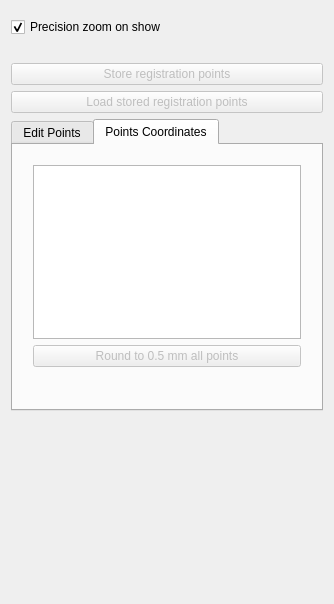
<?xml version="1.0" encoding="UTF-8"?>
<ui version="4.0">
 <class>RegistrationPlanningViewControls</class>
 <widget class="QWidget" name="RegistrationPlanningViewControls">
  <property name="geometry">
   <rect>
    <x>0</x>
    <y>0</y>
    <width>334</width>
    <height>604</height>
   </rect>
  </property>
  <property name="minimumSize">
   <size>
    <width>300</width>
    <height>0</height>
   </size>
  </property>
  <property name="windowTitle">
   <string>Awesome View</string>
  </property>
  <layout class="QVBoxLayout" name="verticalLayout">
   <item>
    <widget class="QWidget" name="widget" native="true">
     <layout class="QHBoxLayout" name="horizontalLayout">
      <property name="leftMargin">
       <number>0</number>
      </property>
      <property name="topMargin">
       <number>0</number>
      </property>
      <property name="rightMargin">
       <number>0</number>
      </property>
      <property name="bottomMargin">
       <number>0</number>
      </property>
     </layout>
    </widget>
   </item>
   <item>
    <widget class="QCheckBox" name="cbPrecZoom">
     <property name="text">
      <string>Precision zoom on show</string>
     </property>
     <property name="checked">
      <bool>true</bool>
     </property>
    </widget>
   </item>
   <item>
    <widget class="QLabel" name="lblError">
     <property name="text">
      <string/>
     </property>
    </widget>
   </item>
   <item>
    <widget class="QPushButton" name="pbStoreCoilPoints">
     <property name="enabled">
      <bool>false</bool>
     </property>
     <property name="text">
      <string>Store registration points</string>
     </property>
    </widget>
   </item>
   <item>
    <widget class="QPushButton" name="pbLoadCoilPoints">
     <property name="enabled">
      <bool>false</bool>
     </property>
     <property name="text">
      <string>Load stored registration points</string>
     </property>
    </widget>
   </item>
   <item>
    <widget class="QTabWidget" name="tabPoints">
     <property name="currentIndex">
      <number>1</number>
     </property>
     <widget class="QWidget" name="tab">
      <attribute name="title">
       <string>Edit Points</string>
      </attribute>
      <layout class="QGridLayout" name="gridLayout">
       <item row="0" column="0">
        <layout class="QVBoxLayout" name="verticalLayout_2">
         <property name="spacing">
          <number>9</number>
         </property>
         <property name="leftMargin">
          <number>9</number>
         </property>
         <property name="topMargin">
          <number>9</number>
         </property>
         <property name="rightMargin">
          <number>9</number>
         </property>
         <property name="bottomMargin">
          <number>9</number>
         </property>
         <item>
          <layout class="QVBoxLayout" name="PointsLayout">
           <property name="spacing">
            <number>3</number>
           </property>
           <property name="leftMargin">
            <number>3</number>
           </property>
           <property name="topMargin">
            <number>3</number>
           </property>
           <property name="rightMargin">
            <number>3</number>
           </property>
           <property name="bottomMargin">
            <number>3</number>
           </property>
           <item>
            <layout class="QHBoxLayout" name="horizontalLayout_2">
             <property name="spacing">
              <number>3</number>
             </property>
             <property name="leftMargin">
              <number>3</number>
             </property>
             <property name="topMargin">
              <number>3</number>
             </property>
             <property name="rightMargin">
              <number>3</number>
             </property>
             <property name="bottomMargin">
              <number>3</number>
             </property>
             <item>
              <widget class="QLabel" name="lblP1">
               <property name="sizePolicy">
                <sizepolicy hsizetype="Minimum" vsizetype="Minimum">
                 <horstretch>0</horstretch>
                 <verstretch>0</verstretch>
                </sizepolicy>
               </property>
               <property name="text">
                <string>Point 1</string>
               </property>
              </widget>
             </item>
             <item>
              <widget class="QPushButton" name="pbSetP1">
               <property name="sizePolicy">
                <sizepolicy hsizetype="Minimum" vsizetype="Minimum">
                 <horstretch>0</horstretch>
                 <verstretch>0</verstretch>
                </sizepolicy>
               </property>
               <property name="minimumSize">
                <size>
                 <width>0</width>
                 <height>0</height>
                </size>
               </property>
               <property name="maximumSize">
                <size>
                 <width>16777215</width>
                 <height>16777215</height>
                </size>
               </property>
               <property name="text">
                <string>Set</string>
               </property>
              </widget>
             </item>
             <item>
              <widget class="QPushButton" name="pbRemoveP1">
               <property name="sizePolicy">
                <sizepolicy hsizetype="Minimum" vsizetype="Minimum">
                 <horstretch>0</horstretch>
                 <verstretch>0</verstretch>
                </sizepolicy>
               </property>
               <property name="minimumSize">
                <size>
                 <width>0</width>
                 <height>0</height>
                </size>
               </property>
               <property name="maximumSize">
                <size>
                 <width>16777215</width>
                 <height>16777215</height>
                </size>
               </property>
               <property name="text">
                <string>Remove</string>
               </property>
              </widget>
             </item>
             <item>
              <widget class="QPushButton" name="pbShowP1">
               <property name="enabled">
                <bool>false</bool>
               </property>
               <property name="sizePolicy">
                <sizepolicy hsizetype="Minimum" vsizetype="Minimum">
                 <horstretch>0</horstretch>
                 <verstretch>0</verstretch>
                </sizepolicy>
               </property>
               <property name="minimumSize">
                <size>
                 <width>0</width>
                 <height>0</height>
                </size>
               </property>
               <property name="maximumSize">
                <size>
                 <width>16777215</width>
                 <height>16777215</height>
                </size>
               </property>
               <property name="text">
                <string>Show</string>
               </property>
              </widget>
             </item>
            </layout>
           </item>
           <item>
            <layout class="QHBoxLayout" name="horizontalLayout_6">
             <property name="spacing">
              <number>3</number>
             </property>
             <property name="leftMargin">
              <number>3</number>
             </property>
             <property name="topMargin">
              <number>3</number>
             </property>
             <property name="rightMargin">
              <number>3</number>
             </property>
             <property name="bottomMargin">
              <number>3</number>
             </property>
             <item>
              <widget class="QLabel" name="lblP2">
               <property name="sizePolicy">
                <sizepolicy hsizetype="Preferred" vsizetype="Minimum">
                 <horstretch>0</horstretch>
                 <verstretch>0</verstretch>
                </sizepolicy>
               </property>
               <property name="text">
                <string>Point 2</string>
               </property>
              </widget>
             </item>
             <item>
              <widget class="QPushButton" name="pbSetP2">
               <property name="sizePolicy">
                <sizepolicy hsizetype="Minimum" vsizetype="Minimum">
                 <horstretch>0</horstretch>
                 <verstretch>0</verstretch>
                </sizepolicy>
               </property>
               <property name="minimumSize">
                <size>
                 <width>0</width>
                 <height>0</height>
                </size>
               </property>
               <property name="maximumSize">
                <size>
                 <width>16777215</width>
                 <height>16777215</height>
                </size>
               </property>
               <property name="text">
                <string>Set</string>
               </property>
              </widget>
             </item>
             <item>
              <widget class="QPushButton" name="pbRemoveP2">
               <property name="sizePolicy">
                <sizepolicy hsizetype="Minimum" vsizetype="Minimum">
                 <horstretch>0</horstretch>
                 <verstretch>0</verstretch>
                </sizepolicy>
               </property>
               <property name="minimumSize">
                <size>
                 <width>0</width>
                 <height>0</height>
                </size>
               </property>
               <property name="maximumSize">
                <size>
                 <width>16777215</width>
                 <height>16777215</height>
                </size>
               </property>
               <property name="text">
                <string>Remove</string>
               </property>
              </widget>
             </item>
             <item>
              <widget class="QPushButton" name="pbShowP2">
               <property name="enabled">
                <bool>false</bool>
               </property>
               <property name="sizePolicy">
                <sizepolicy hsizetype="Minimum" vsizetype="Minimum">
                 <horstretch>0</horstretch>
                 <verstretch>0</verstretch>
                </sizepolicy>
               </property>
               <property name="minimumSize">
                <size>
                 <width>0</width>
                 <height>0</height>
                </size>
               </property>
               <property name="maximumSize">
                <size>
                 <width>16777215</width>
                 <height>16777215</height>
                </size>
               </property>
               <property name="text">
                <string>Show</string>
               </property>
              </widget>
             </item>
            </layout>
           </item>
           <item>
            <layout class="QHBoxLayout" name="horizontalLayout_3">
             <property name="spacing">
              <number>3</number>
             </property>
             <property name="leftMargin">
              <number>3</number>
             </property>
             <property name="topMargin">
              <number>3</number>
             </property>
             <property name="rightMargin">
              <number>3</number>
             </property>
             <property name="bottomMargin">
              <number>3</number>
             </property>
             <item>
              <widget class="QLabel" name="lblP3">
               <property name="sizePolicy">
                <sizepolicy hsizetype="Preferred" vsizetype="Minimum">
                 <horstretch>0</horstretch>
                 <verstretch>0</verstretch>
                </sizepolicy>
               </property>
               <property name="text">
                <string>Point 3</string>
               </property>
              </widget>
             </item>
             <item>
              <widget class="QPushButton" name="pbSetP3">
               <property name="sizePolicy">
                <sizepolicy hsizetype="Minimum" vsizetype="Minimum">
                 <horstretch>0</horstretch>
                 <verstretch>0</verstretch>
                </sizepolicy>
               </property>
               <property name="minimumSize">
                <size>
                 <width>0</width>
                 <height>0</height>
                </size>
               </property>
               <property name="maximumSize">
                <size>
                 <width>16777215</width>
                 <height>16777215</height>
                </size>
               </property>
               <property name="text">
                <string>Set</string>
               </property>
              </widget>
             </item>
             <item>
              <widget class="QPushButton" name="pbRemoveP3">
               <property name="sizePolicy">
                <sizepolicy hsizetype="Minimum" vsizetype="Minimum">
                 <horstretch>0</horstretch>
                 <verstretch>0</verstretch>
                </sizepolicy>
               </property>
               <property name="minimumSize">
                <size>
                 <width>0</width>
                 <height>0</height>
                </size>
               </property>
               <property name="maximumSize">
                <size>
                 <width>16777215</width>
                 <height>16777215</height>
                </size>
               </property>
               <property name="text">
                <string>Remove</string>
               </property>
              </widget>
             </item>
             <item>
              <widget class="QPushButton" name="pbShowP3">
               <property name="enabled">
                <bool>false</bool>
               </property>
               <property name="sizePolicy">
                <sizepolicy hsizetype="Minimum" vsizetype="Minimum">
                 <horstretch>0</horstretch>
                 <verstretch>0</verstretch>
                </sizepolicy>
               </property>
               <property name="minimumSize">
                <size>
                 <width>0</width>
                 <height>0</height>
                </size>
               </property>
               <property name="maximumSize">
                <size>
                 <width>16777215</width>
                 <height>16777215</height>
                </size>
               </property>
               <property name="text">
                <string>Show</string>
               </property>
              </widget>
             </item>
            </layout>
           </item>
           <item>
            <layout class="QHBoxLayout" name="horizontalLayout_7">
             <property name="spacing">
              <number>3</number>
             </property>
             <property name="leftMargin">
              <number>3</number>
             </property>
             <property name="topMargin">
              <number>3</number>
             </property>
             <property name="rightMargin">
              <number>3</number>
             </property>
             <property name="bottomMargin">
              <number>3</number>
             </property>
             <item>
              <widget class="QLabel" name="lblP4">
               <property name="sizePolicy">
                <sizepolicy hsizetype="Preferred" vsizetype="Minimum">
                 <horstretch>0</horstretch>
                 <verstretch>0</verstretch>
                </sizepolicy>
               </property>
               <property name="text">
                <string>Point 4</string>
               </property>
              </widget>
             </item>
             <item>
              <widget class="QPushButton" name="pbSetP4">
               <property name="sizePolicy">
                <sizepolicy hsizetype="Minimum" vsizetype="Minimum">
                 <horstretch>0</horstretch>
                 <verstretch>0</verstretch>
                </sizepolicy>
               </property>
               <property name="minimumSize">
                <size>
                 <width>0</width>
                 <height>0</height>
                </size>
               </property>
               <property name="maximumSize">
                <size>
                 <width>16777215</width>
                 <height>16777215</height>
                </size>
               </property>
               <property name="text">
                <string>Set</string>
               </property>
              </widget>
             </item>
             <item>
              <widget class="QPushButton" name="pbRemoveP4">
               <property name="sizePolicy">
                <sizepolicy hsizetype="Minimum" vsizetype="Minimum">
                 <horstretch>0</horstretch>
                 <verstretch>0</verstretch>
                </sizepolicy>
               </property>
               <property name="minimumSize">
                <size>
                 <width>0</width>
                 <height>0</height>
                </size>
               </property>
               <property name="maximumSize">
                <size>
                 <width>16777215</width>
                 <height>16777215</height>
                </size>
               </property>
               <property name="text">
                <string>Remove</string>
               </property>
              </widget>
             </item>
             <item>
              <widget class="QPushButton" name="pbShowP4">
               <property name="enabled">
                <bool>false</bool>
               </property>
               <property name="sizePolicy">
                <sizepolicy hsizetype="Minimum" vsizetype="Minimum">
                 <horstretch>0</horstretch>
                 <verstretch>0</verstretch>
                </sizepolicy>
               </property>
               <property name="minimumSize">
                <size>
                 <width>0</width>
                 <height>0</height>
                </size>
               </property>
               <property name="maximumSize">
                <size>
                 <width>16777215</width>
                 <height>16777215</height>
                </size>
               </property>
               <property name="text">
                <string>Show</string>
               </property>
              </widget>
             </item>
            </layout>
           </item>
           <item>
            <layout class="QHBoxLayout" name="horizontalLayout_5">
             <property name="spacing">
              <number>3</number>
             </property>
             <property name="leftMargin">
              <number>3</number>
             </property>
             <property name="topMargin">
              <number>3</number>
             </property>
             <property name="rightMargin">
              <number>3</number>
             </property>
             <property name="bottomMargin">
              <number>3</number>
             </property>
             <item>
              <widget class="QLabel" name="lblP5">
               <property name="sizePolicy">
                <sizepolicy hsizetype="Preferred" vsizetype="Minimum">
                 <horstretch>0</horstretch>
                 <verstretch>0</verstretch>
                </sizepolicy>
               </property>
               <property name="text">
                <string>Point 5</string>
               </property>
              </widget>
             </item>
             <item>
              <widget class="QPushButton" name="pbSetP5">
               <property name="sizePolicy">
                <sizepolicy hsizetype="Minimum" vsizetype="Minimum">
                 <horstretch>0</horstretch>
                 <verstretch>0</verstretch>
                </sizepolicy>
               </property>
               <property name="minimumSize">
                <size>
                 <width>0</width>
                 <height>0</height>
                </size>
               </property>
               <property name="maximumSize">
                <size>
                 <width>16777215</width>
                 <height>16777215</height>
                </size>
               </property>
               <property name="text">
                <string>Set</string>
               </property>
              </widget>
             </item>
             <item>
              <widget class="QPushButton" name="pbRemoveP5">
               <property name="sizePolicy">
                <sizepolicy hsizetype="Minimum" vsizetype="Minimum">
                 <horstretch>0</horstretch>
                 <verstretch>0</verstretch>
                </sizepolicy>
               </property>
               <property name="minimumSize">
                <size>
                 <width>0</width>
                 <height>0</height>
                </size>
               </property>
               <property name="maximumSize">
                <size>
                 <width>16777215</width>
                 <height>16777215</height>
                </size>
               </property>
               <property name="text">
                <string>Remove</string>
               </property>
              </widget>
             </item>
             <item>
              <widget class="QPushButton" name="pbShowP5">
               <property name="enabled">
                <bool>false</bool>
               </property>
               <property name="sizePolicy">
                <sizepolicy hsizetype="Minimum" vsizetype="Minimum">
                 <horstretch>0</horstretch>
                 <verstretch>0</verstretch>
                </sizepolicy>
               </property>
               <property name="minimumSize">
                <size>
                 <width>0</width>
                 <height>0</height>
                </size>
               </property>
               <property name="maximumSize">
                <size>
                 <width>16777215</width>
                 <height>16777215</height>
                </size>
               </property>
               <property name="text">
                <string>Show</string>
               </property>
              </widget>
             </item>
            </layout>
           </item>
          </layout>
         </item>
        </layout>
       </item>
       <item row="1" column="0">
        <widget class="QPushButton" name="pbAddPoint">
         <property name="text">
          <string>Add new point</string>
         </property>
        </widget>
       </item>
      </layout>
     </widget>
     <widget class="QWidget" name="tab_2">
      <attribute name="title">
       <string>Points Coordinates</string>
      </attribute>
      <layout class="QGridLayout" name="gridLayout_3">
       <item row="0" column="0">
        <layout class="QGridLayout" name="gridLayout_2">
         <property name="leftMargin">
          <number>9</number>
         </property>
         <property name="topMargin">
          <number>9</number>
         </property>
         <property name="rightMargin">
          <number>9</number>
         </property>
         <property name="bottomMargin">
          <number>9</number>
         </property>
         <item row="1" column="0">
          <widget class="QPushButton" name="pbRoundPoints">
           <property name="enabled">
            <bool>false</bool>
           </property>
           <property name="text">
            <string>Round to 0.5 mm all points</string>
           </property>
          </widget>
         </item>
         <item row="0" column="0">
          <widget class="QTableWidget" name="twPointsCoordinates">
           <attribute name="horizontalHeaderMinimumSectionSize">
            <number>50</number>
           </attribute>
           <attribute name="horizontalHeaderDefaultSectionSize">
            <number>50</number>
           </attribute>
          </widget>
         </item>
        </layout>
       </item>
       <item row="1" column="0">
        <spacer name="verticalSpacer">
         <property name="orientation">
          <enum>Qt::Vertical</enum>
         </property>
         <property name="sizeHint" stdset="0">
          <size>
           <width>20</width>
           <height>40</height>
          </size>
         </property>
        </spacer>
       </item>
      </layout>
     </widget>
    </widget>
   </item>
   <item>
    <spacer name="spacer">
     <property name="orientation">
      <enum>Qt::Vertical</enum>
     </property>
     <property name="sizeType">
      <enum>QSizePolicy::Expanding</enum>
     </property>
     <property name="sizeHint" stdset="0">
      <size>
       <width>20</width>
       <height>220</height>
      </size>
     </property>
    </spacer>
   </item>
  </layout>
 </widget>
 <layoutdefault spacing="6" margin="11"/>
 <resources/>
 <connections/>
</ui>
